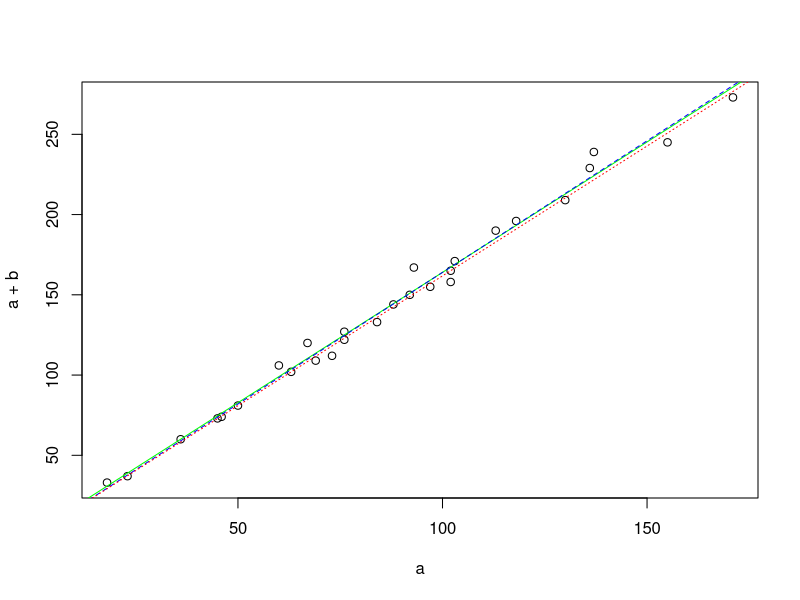
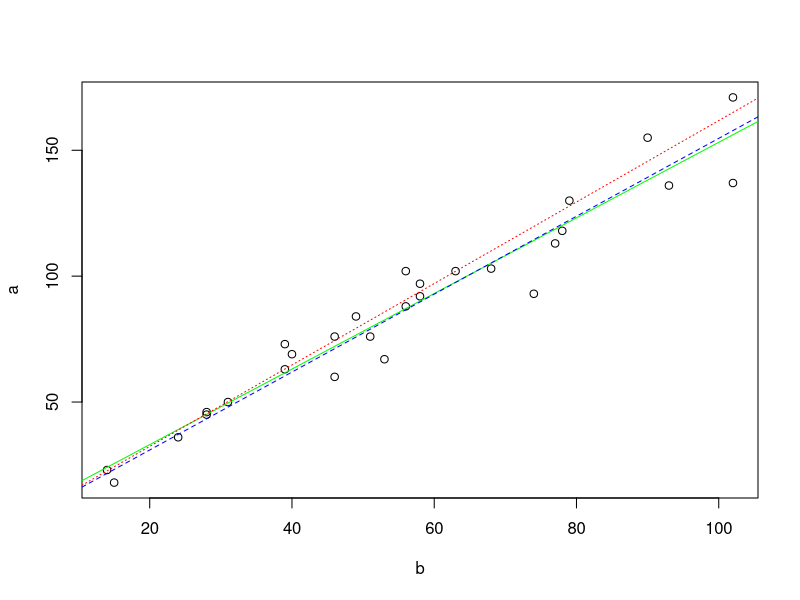
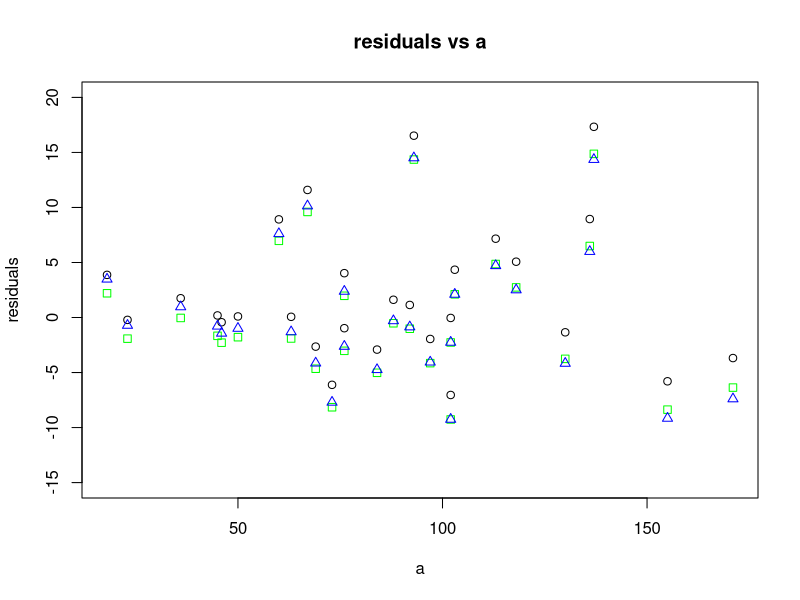
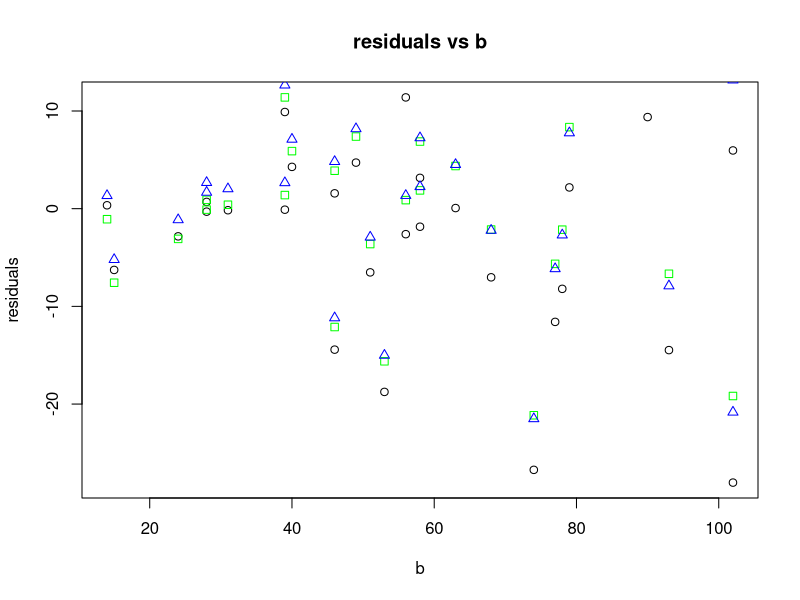

Write the R code that produced these figures, in order.
library(readxl)
setwd('/Users/smanurung/Documents/unimelb/Methods of Math Stats/Lab/linear-regression')

moz = read_excel('Mozart.xls')
moz = as.matrix(moz)
a = moz[,2] # Mozart's development/recapitulation
b = moz[,1] # Mozart's exposition

##############################################################
# a+b vs a
##############################################################

## regression with intercept
plot(a, a+b)
reg = lm(a+b ~ a)
summary(reg) # TODO: understand every details information!
intercept = coef(reg)[1]
slope = coef(reg)[2]
#lines(a, slope*a + intercept, col="red")
abline(reg, lty="solid", col='green')

# regression fit w/o intercept
reg0 = lm(a+b ~ 0+a)
summary(reg0)
slope0 = coef(reg0)
#lines(a, slope0*a, col="blue")
abline(reg0, lty="dashed", col="blue")

# TODO: then, how could we evaluate the meaning of both slopes?

# golden ratio line
goldenSlope = (1 + sqrt(5)) / 2
abline(0, goldenSlope, lty='dotted', col="red")
# Golden line is very similar to the other two lines though the small gap is obvious.

x.bar = mean(a+b/a)
phi = goldenSlope
# The difference is around 0.03, with x.bar less than phi.
# And yes, sample mean is close to phi.

# x.bar > slope w/o intercept > slope w/ intercept > goldenSlope.

##############################################################
# a vs b
##############################################################

## Regression fit w/ intercept
plot(b, a)
reg2 = lm(a ~ b)
summary(reg2)
abline(reg2, lty='solid', col='green')

# regression fit w/o intercept
reg20 = lm(a ~ 0+b)
summary(reg20)
abline(reg20, lty='dashed', col='blue')

# golden slope line
abline(0, goldenSlope, lty='dotted', col='red')

# sample mean
x.bar2 = mean(a/b)
# goldenSlope > x.bar2 > slope w/o intercept > slope w/ intercept.

## Residuals vs a.
resGolden = (a + b) - goldenSlope*a # residual is y - y.hat
resLM = reg$residuals
resLM0 = reg0$residuals
plot(a, resGolden, ylim=c(-15,20),
     main = 'residuals vs a',
     ylab = 'residuals')
points(a, resLM, pch=0, col="green")
points(a, resLM0, pch=2, col='blue')

## Residuals vs b.
resGolden2 = a - goldenSlope*b
resLM2 = reg2$residuals
resLM20 = reg20$residuals
plot(b, resGolden2,
     main = 'residuals vs b',
     ylab = 'residuals')
points(b, resLM2, pch=0, col='green')
points(b, resLM20, pch=2, col='blue')
